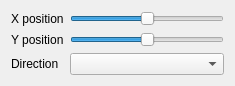
<?xml version="1.0" encoding="UTF-8"?>
<ui version="4.0">
 <class>ColorWheelEffect</class>
 <widget class="QWidget" name="ColorWheelEffect">
  <property name="geometry">
   <rect>
    <x>0</x>
    <y>0</y>
    <width>235</width>
    <height>82</height>
   </rect>
  </property>
  <layout class="QGridLayout" name="gridLayout">
   <item row="2" column="1">
    <widget class="QComboBox" name="direction"/>
   </item>
   <item row="1" column="1">
    <widget class="QTooltipedSlider" name="cy">
     <property name="maximum">
      <number>100</number>
     </property>
     <property name="value">
      <number>50</number>
     </property>
     <property name="orientation">
      <enum>Qt::Horizontal</enum>
     </property>
    </widget>
   </item>
   <item row="2" column="0">
    <widget class="QLabel" name="direction_label">
     <property name="text">
      <string>Direction</string>
     </property>
    </widget>
   </item>
   <item row="0" column="0">
    <widget class="QLabel" name="cx_label">
     <property name="text">
      <string>X position</string>
     </property>
    </widget>
   </item>
   <item row="0" column="1">
    <widget class="QTooltipedSlider" name="cx">
     <property name="maximum">
      <number>100</number>
     </property>
     <property name="value">
      <number>50</number>
     </property>
     <property name="orientation">
      <enum>Qt::Horizontal</enum>
     </property>
    </widget>
   </item>
   <item row="1" column="0">
    <widget class="QLabel" name="cy_label">
     <property name="text">
      <string>Y position</string>
     </property>
    </widget>
   </item>
  </layout>
 </widget>
 <customwidgets>
  <customwidget>
   <class>QTooltipedSlider</class>
   <extends>QSlider</extends>
   <header location="global">QTooltipedSlider.h</header>
  </customwidget>
 </customwidgets>
 <resources/>
 <connections/>
</ui>
